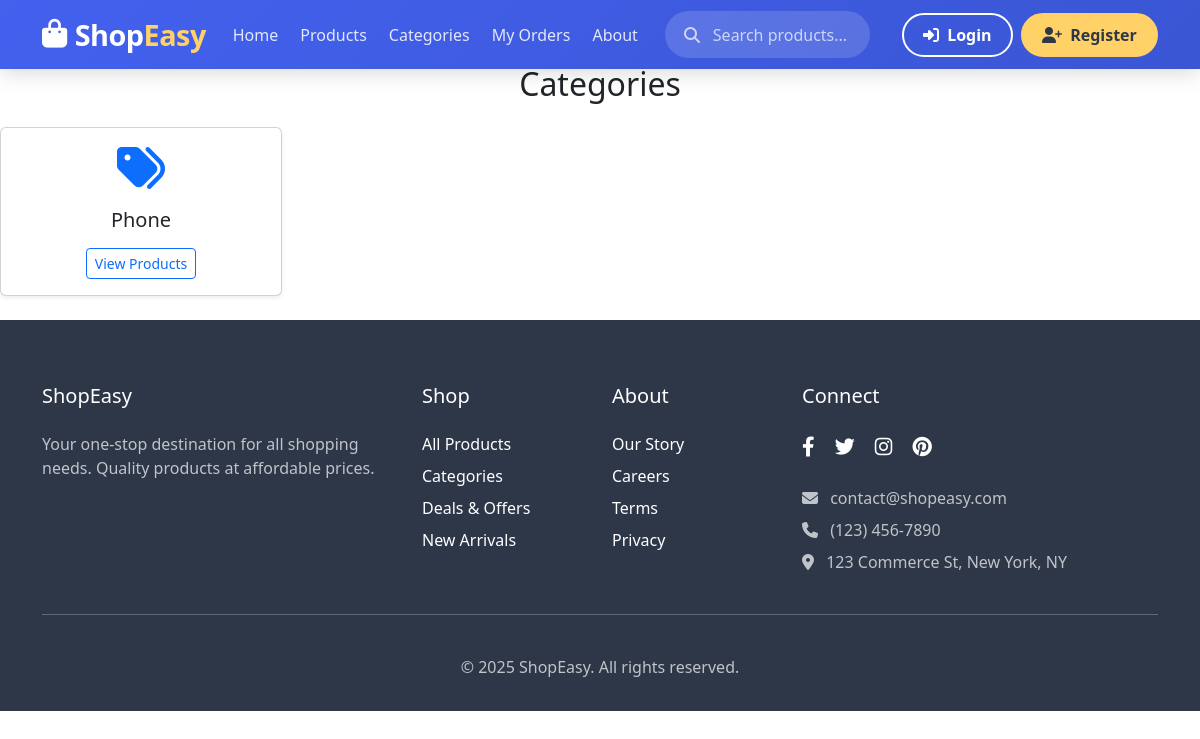
The page /categories/ on the database as committed earlier.
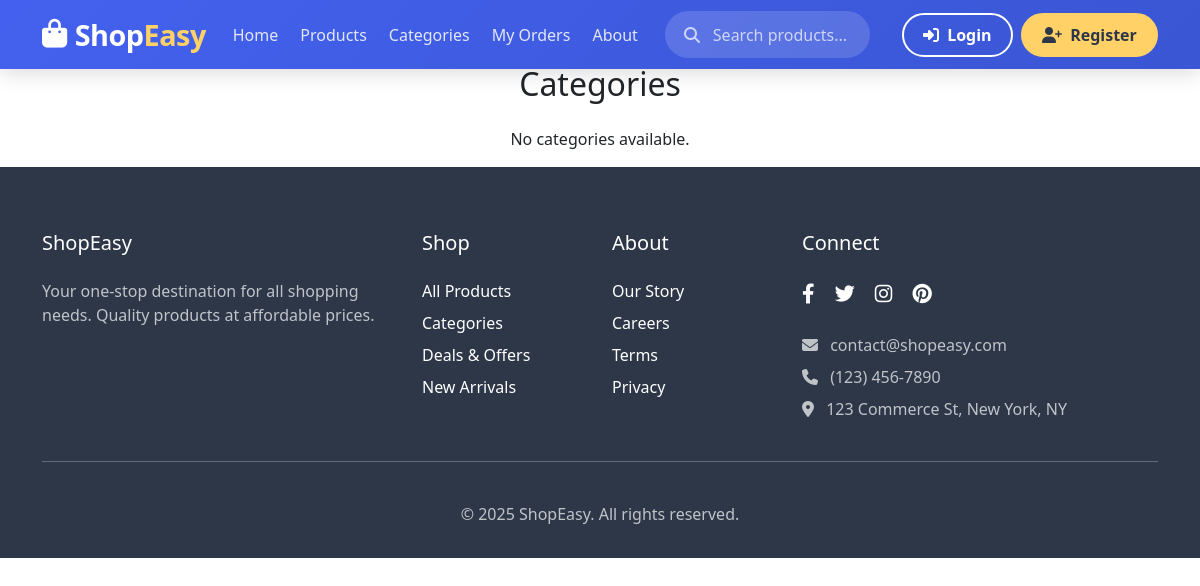
The same page on the database as committed later.
### ecommerce/models.py (models this page shows, shortened)
class Category(models.Model):
    category_id = models.AutoField(primary_key=True)
    name = models.CharField(max_length=100)
    is_visible = models.BooleanField(default=True)
    created_at = models.DateTimeField(auto_now_add=True)

### ecommerce/views.py (the view)
# urls.py: path('categories/', CategoryListView.as_view(), name='categories'),
class CategoryListView(ListView):
    model = Category
    template_name = 'ecommerce/categories.html'
    context_object_name = 'categories'
    queryset = Category.objects.filter(is_visible=True)

### ecommerce/templates/ecommerce/categories.html (shortened to what this page needs)
{% extends 'ecommerce/base.html' %}
{% block content %}
<h2 class="mb-4 text-center">Categories</h2>
<div class="row">
    {% for category in categories %}
    <div class="col-12 col-sm-6 col-md-4 col-lg-3 mb-4">
        <div class="card h-100 shadow-sm text-center">
            <div class="card-body d-flex flex-column justify-content-center align-items-center">
                <div class="mb-3">
                    <i class="fas fa-tags fa-3x text-primary"></i>
                </div>
                <h5 class="card-title mb-3">{{ category.name }}</h5>
                <a href="{% url 'category_detail' category.category_id %}" class="btn btn-outline-primary btn-sm mt-auto">View Products</a>
            </div>
        </div>
    </div>
    {% empty %}
    <div class="col-12">
        <p class="text-center">No categories available.</p>
    </div>
    {% endfor %}
</div>
{% endblock %}

Rows that differ between the two databases and show on the page:
removed Category: name "Phone"
Other text that changed with them:
text now shown: "No categories available."
